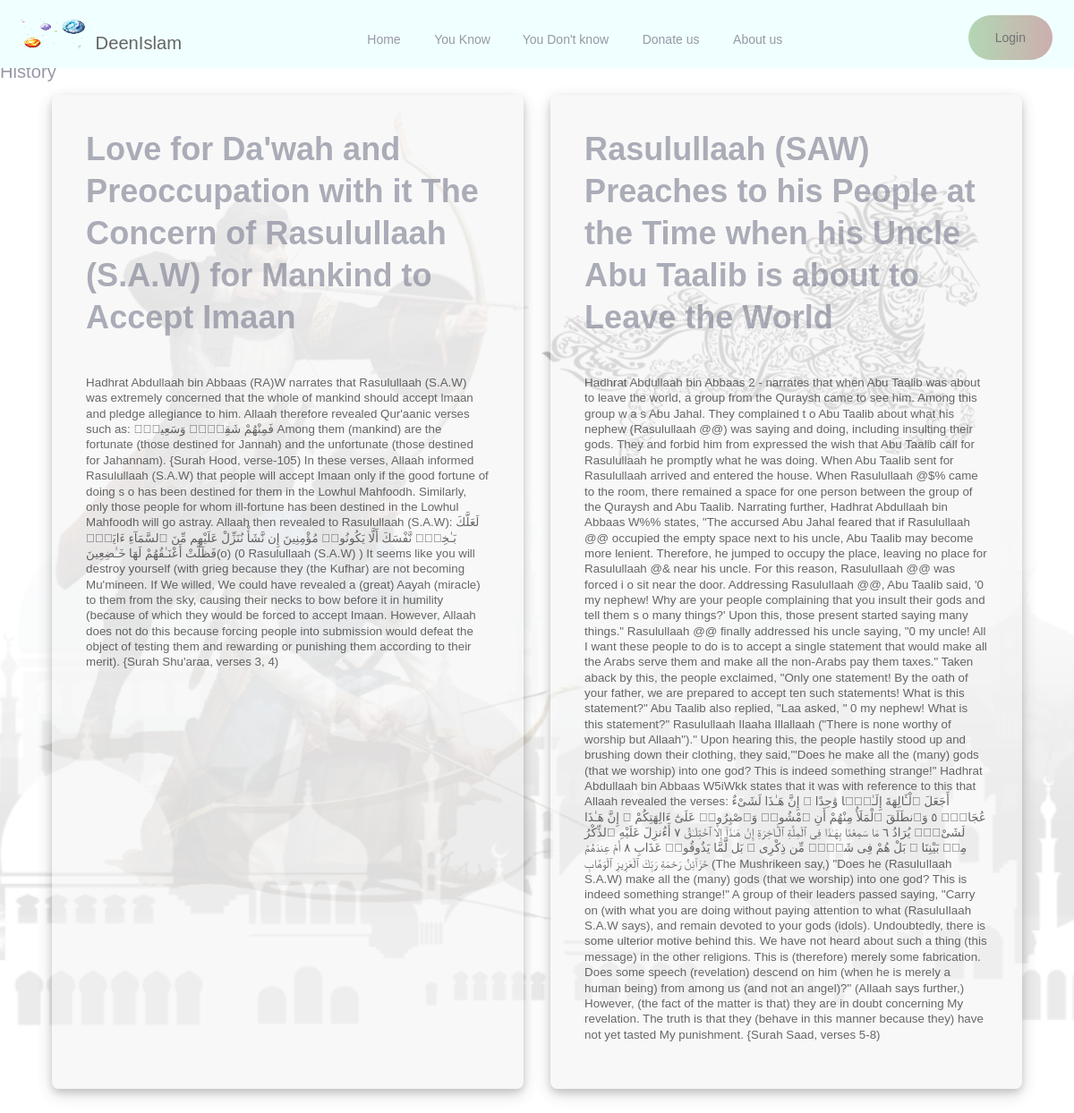
The page /history/ on the database its author committed.
### RED/models.py (models this page shows, shortened)
class articles(models.Model):
    title = models.CharField(max_length=220)
    content = models.TextField(blank=True,null=True)
    description = models.TextField(blank=True,null=True)

### RED/views.py (the view)
# urls.py: path('history/', views.history, name='RED-history'),
def history(request):
    title = "RED-history"
    article = articles.objects.all()
    return render(request,'RED/history.html', {'title': title, 'article' : article})

### RED/templates/RED/history.html (shortened to what this page needs)
{% extends "RED/layout.html" %}
{% block body %}
History
<div class="contents history_page ">
    <div class="content container">
        <div class="content__grid ">
            {% for article_data in article %}
            <div class="content__items">
                <div class="content__title">
                   <h2> {{article_data.title}} </h2>
                </div>
                <div class="content__description">
                    <p> {{article_data.description}}</p>
                </div>
            </div>
            {% endfor %}
        </div>
    </div>
    {%endblock body%}

### RED/templates/RED/layout.html (shortened to what this page needs)
<!DOCTYPE html>
<html lang="en" >
{% load static %}
<head>
    <link rel="stylesheet" href="{% static 'scss/style.css' %}">
</head>
<header class="header ">
  <nav class="container--pall flex flex-jc-sb flex-ai-c sticky">
    <a href="/" class="header__logo">
      <img src="{% static 'css/images/as.png' %}" alt="RED" /> DeenIslam
    </a>
    <div class="header__links hide-for-mobile">
      <a href="{% url 'RED-index' %}">Home</a>
      <a href="{% url 'RED-jaalnews' %}">You Know </a>
      <a href="{% url 'RED-news' %}">You Don't know</a>
      <a href="{% url 'RED-donate' %}">Donate us</a>
      <a href="{% url 'RED-about' %}">About us </a>
    </div>
    <a href="#" class="button hide-for-mobile"> Login</a>
  </nav>
</header>
<body>
{% block body %}
{% endblock body %}
</body>
</html>

### static/scss/style.css (style rules this page uses)
html { font-size: 100%; -webkit-box-sizing: border-box; box-sizing: border-box; }
*, *::before, *::after { -webkit-box-sizing: inherit; box-sizing: inherit; }
body { margin: 0; padding: 0; line-height: 1.3; font-size: 1.125rem; font-weight: 300; color: #9698a6; font-family: "Public sans", "Lucida Sans", "Lucida Sans Regular", "Lucida Grande", "Lucida Sans Unicode", Geneva, Verdana, sans-serif; min-height: 300vh; overflow-x: hidden; }
@media (min-width: 64em) { body { font-size: 1.26rem; } }
a, a:visited, a:hover { text-decoration: none; color: #656464; }
h1, h2, h3 { margin-top: 0px; }
h2 { font-size: 1.875rem; margin-bottom: 1.621rem; }
@media (min-width: 64em) { h2 { font-size: 2.2532rem; margin-bottom: 2.521rem; } }
.flex { display: -webkit-box; display: -ms-flexbox; display: flex; }
.flex-jc-sb { -webkit-box-pack: justify; -ms-flex-pack: justify; justify-content: space-between; }
.flex-ai-c { -webkit-box-align: center; -ms-flex-align: center; align-items: center; }
button, .button { display: inline-block; padding: 1rem 1.875rem; border: 0; border-radius: 50px; cursor: pointer; background: -webkit-gradient(linear, left top, right top, from(#acd3ac), to(#c9a6a6)); background: linear-gradient(to right, #acd3ac, #c9a6a6); font-weight: 400; font-size: 0.875rem; opacity: 0.9; -webkit-transition: opacity 300ms ease-in-out; transition: opacity 300ms ease-in-out; }
.container { max-width: 69.375rem; margin: 0 auto; }
.container--pall { padding-top: 4.3755rem; padding-bottom: 4.3755rem; padding-left: 1.5rem; padding-right: 1.5rem; }
@media (min-width: 64em) { .container--pall { padding-top: 2.55rem; padding-bottom: 2.55rem; } }
.header { margin-top: 4.2rem; }
.header nav { padding-top: 1.0625rem; padding-bottom: 0.575rem; z-index: 100; background-color: azure; }
.header nav.sticky { position: fixed; top: 0; width: 100%; }
.header__logo img { width: 4.8125rem; height: 2.075rem; }
.header__links a { font-size: 0.875rem; -webkit-transition: color 200ms ease-in-out; transition: color 200ms ease-in-out; color: #9698a6; position: relative; }
.header__links a:not(:last-child) { margin-right: 32px; }
.header__links a::before { content: ""; position: absolute; height: 4px; left: 0px; right: 0px; bottom: -28px; opacity: 1; -webkit-transition: opacity 300ms ease-in-out; transition: opacity 300ms ease-in-out; }
.contents { display: block; -webkit-box-sizing: border-box; box-sizing: border-box; }
.contents.history_page { background-position: center bottom; background-image: url("images/history_page.png"); }
.contents .content__grid { display: -ms-grid; display: grid; z-index: 10; opacity: 0.8; filter: alpha(opacity=80); -ms-grid-columns: (minmax(16.375rem, 1fr))[auto-fit]; grid-template-columns: repeat(auto-fit, minmax(16.375rem, 1fr)); margin: 0.8rem; gap: 1.85rem; }
@media (min-width: 64em) { .contents .content__grid { -ms-grid-columns: (fr)[3]; grid-template-columns: repeat(3, fr); } }
.contents .content__items { position: relative; overflow: hidden; background-color: #f2f2f299; border-radius: 8px; padding: 1.9em; -webkit-box-shadow: 0 4px 8px 0 rgba(0, 0, 0, 0.2), 0 6px 20px 0 rgba(0, 0, 0, 0.19); box-shadow: 0 4px 8px 0 rgba(0, 0, 0, 0.2), 0 6px 20px 0 rgba(0, 0, 0, 0.19); }
.contents .content__title { font-size: 1.0234rem; margin-bottom: 1rem; }
.contents .content__description { color: #404040; font-size: 0.834rem; }

### rows shown on the page
articles: title "Love for Da'wah and Preoccupation with it The Concern of Rasulullaah (S.A.W) for Mankind to Accept Imaan", description "Hadhrat Abdullaah bin Abbaas (RA)W narrates that Rasulullaah (S.A.W) was extremely concerned that the whole of mankind should accept lmaan and pledge allegiance to him. Allaah therefore revealed Qur'aanic verses such as: فَمِنْهُمْ شَقِىٌّۭ وَسَعِيدٌۭ Among them (mankind) are the fortunate (those destined for Jannah) and the unfortunate (those destined for Jahannam). {Surah Hood, verse-105) In these verses, Allaah informed Rasulullaah (S.A.W) that people will accept Imaan only if the good fortune of doing s o has been destined for them in the Lowhul Mahfoodh. Similarly, only those people for whom ill-fortune has been destined in the Lowhul Mahfoodh will go astray. Allaah then revealed to…"
articles: title "Rasulullaah (SAW) Preaches to his People at the Time when his Uncle Abu Taalib is about to Leave the World", description "Hadhrat Abdullaah bin Abbaas 2 - narrates that when Abu Taalib was about to leave the world, a group from the Quraysh came to see him. Among this group w a s Abu Jahal. They complained t o Abu Taalib about what his nephew (Rasulullaah @@) was saying and doing, including insulting their gods. They and forbid him from expressed the wish that Abu Taalib call for Rasulullaah he promptly what he was doing. When Abu Taalib sent for Rasulullaah arrived and entered the house. When Rasulullaah @$% came to the room, there remained a space for one person between the group of the Quraysh and Abu Taalib. Narrating further, Hadhrat Abdullaah bin Abbaas W%% states, \"The accursed Abu Jahal feared that if…"
